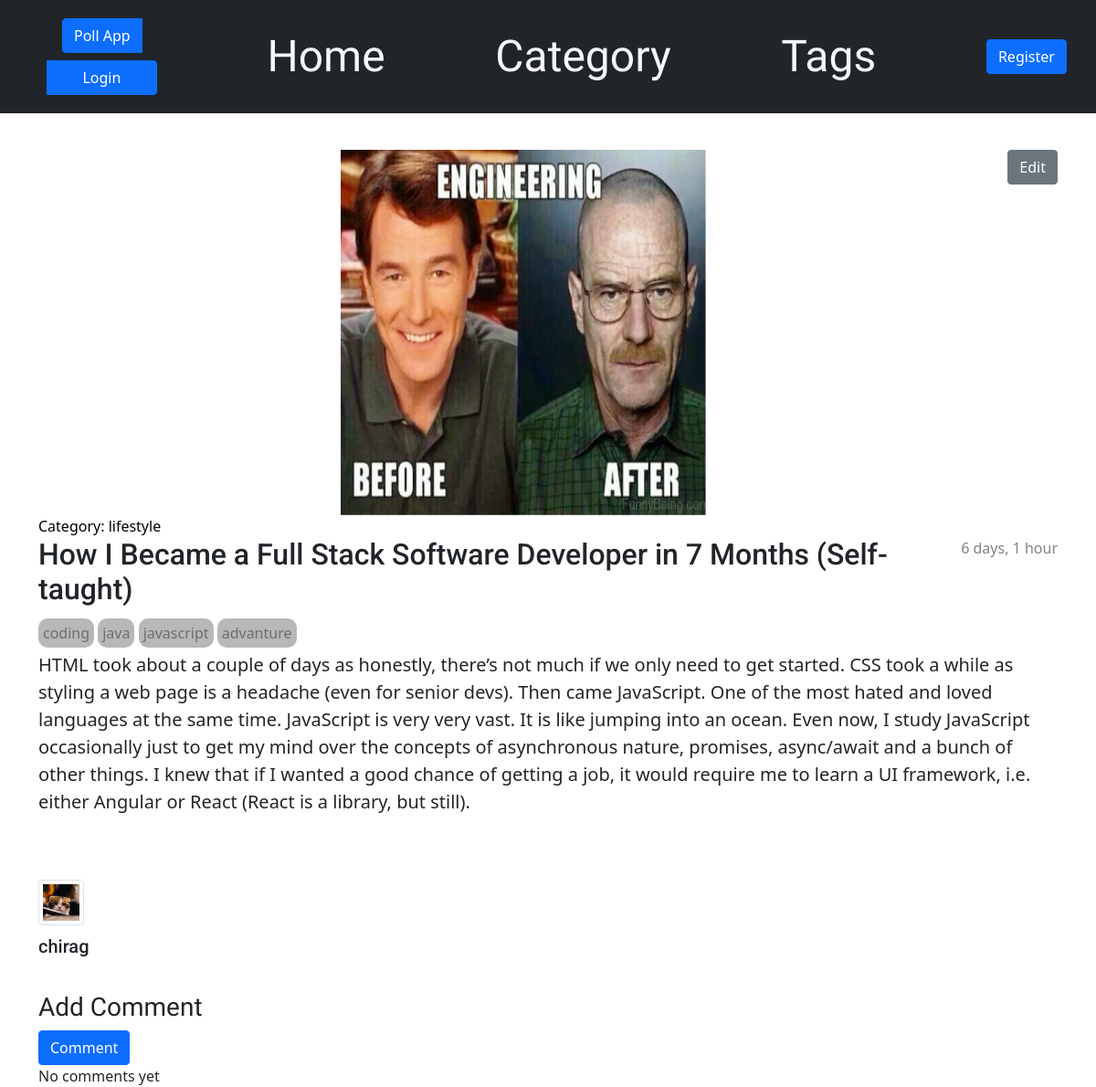
The page /post/how-i-became-a-full-stack-software-developer-in-7/ on the database its author committed.
### blog/models.py (models this page shows, shortened)
class Post(models.Model):
    author = models.ForeignKey(settings.AUTH_USER_MODEL, on_delete=models.CASCADE)
    post_cat = models.ForeignKey(Category,on_delete=models.CASCADE,null=True)
    tags = models.ManyToManyField(Tag)
    post_slug = AutoSlugField(populate_from='title', unique=True, null=True, default=None,always_update=True )
    title = models.CharField(max_length=200)
    text = models.TextField()
    created_date = models.DateTimeField(default=timezone.now, editable=False)
    published_date = models.DateTimeField(blank=True, null=True)
    image = models.ImageField(null=True,blank=True)
    feature_img = models.ImageField(null=True,blank=True)

class Category(models.Model):
    title = models.CharField(max_length=60)
    description = models.TextField(max_length=120,default="Hii this is the discription")

class Tag(models.Model):
    name = models.CharField(max_length=50, unique=True,null=True)
    description = models.TextField(max_length=120,default="Hii this is the discription")

class CustomUser(AbstractUser):
    gender = models.CharField(max_length=60,choices=GENDER_CHOICES,blank=True)
    city = models.CharField(max_length=80,blank=True)
    state = models.CharField(max_length=90,blank=True)
    country = models.CharField(max_length=50,blank=True,default='IN',choices=COUNTRY_CHOICES)
    designation = models.CharField(max_length=50,null=True,blank=True)
    img = models.ImageField(blank=True,null=True,upload_to='profile_images/',default='default_img.jpg')
    phone = models.PositiveBigIntegerField(blank=True,default=0000000)
    pincode = models.PositiveIntegerField(blank=True,null=True)
    address = models.TextField(max_length=50,blank=True,null=True)
    dob = models.DateField(blank=True,null=True)

### blog/views.py (the view)
# urls.py: path('post/<post_slug>/', views.post_detail, name='post_detail'),
def post_detail(request, post_slug):
    post = get_object_or_404(Post, post_slug=post_slug)
    comments = post.comments.filter(active=True)
    new_comment = None
    if request.method == 'POST':
        comment_form = CommentForm(data=request.POST)
        if comment_form.is_valid():
            new_comment = comment_form.save(commit=False)
            new_comment.post = post
            new_comment.save()
            return  redirect('blog:post_detail', post_slug=post_slug)
    else:
        comment_form = CommentForm()
    return render(request, 'blog/post_detail.html',{'post':post,'comments': comments,'comment_form':comment_form})

### blog/templates/blog/post_detail.html (shortened to what this page needs)
{% extends 'blog/base.html' %}
{% load static %}
{% block content %}
<link rel="stylesheet" href="https://cdn.jsdelivr.net/npm/bootstrap@5.1.3/dist/css/bootstrap.min.css"
>
<article class="post w-100">
    <aside class="actions">
        <a class="btn btn-secondary" href="{% url 'blog:post_edit' post_slug=post.post_slug %}">
            Edit
        </a>
    </aside>
    <div style="display: flex; justify-content: center; margin-right: 15px;">
        <img src="{{post.feature_img.url}}" alt="" srcset="" style="width: 400px; aspect-ratio: 1;">
    </div>
    <a class="text-decoration-none text-black" href="{% url 'blog:Cat_post' category_slug=post.post_cat.title %}">
        <p class="card-text text-decoration-none">Category: {{ post.post_cat.title }}</p>
    </a>
    {% if post.published_date %}
    <time class="date">
        {{ post.published_date|timesince }}
    </time>
    {% endif %}
    <h2 class="card-title mb-3 custom-font text-decoration-none">{{ post.title }}</h2>
    <div class="tags mb-2 mt-2">
        {% for tag in post.tags.all %}
        <a href="{% url 'blog:Tag_post' tag_slug=tag.name %}" class=" tag">{{ tag.name }}</a>
        {% endfor %}
    </div>
    <p class="w-100 text lh-3 fs-5" style="word-wrap: break-word;">{{ post.text }}</p>
</article>
{% if post.author.img %}
<img src="{{ post.author.img.url }}" class="img-thumbnail me-3" width="50px" height="50px"
    alt="{{ post.author.username }}'s Image">
{% endif %}
<h2 class="card-title " style="margin-bottom: 35px;">
    <small style="font-size: 20px;" class="custom-font mb-3 ">{{ post.author.username }}</small>
</h2>
<h3>Add Comment</h3>
<form method="post" action="">
    <button type="submit" class="btn btn-primary" onclick="showCommentBox()">Comment</button>
</form>
{% if not post.comments.all %}
No comments yet
{% else %}
{% for comment in post.get_comments %}
{% include 'blog/comment.html' with comment=comment %}
{% endfor %}
{% endif %}
{% endblock %}

### blog/static/css/blog.css (style rules this page uses)
h1, h2, h3, h4 { font-family: 'Lobster', cursive; }
.date { color: #828282; }
.post { margin-bottom: 70px; }
.post > .date, .post > .actions { float: right; }
.btn-secondary, .btn-secondary:visited { color: #C25100; background: none; border-color: #C25100; }
.custom-font { font-family: 'Roboto', sans-serif; text-decoration: none; }
.tag { color: rgb(110, 110, 110); padding: 5px; text-decoration: none; border-radius: 10px; background-color: rgb(184, 184, 184); }

### rows shown on the page
Post: feature_img (picture), post_cat "lifestyle", published_date "6 days, 1 hour", title "How I Became a Full Stack Software Developer in 7 Months (Self-taught)", text "HTML took about a couple of days as honestly, there’s not much if we only need to get started. CSS took a while as styling a web page is a headache (even for senior devs). Then came JavaScript. One of the most hated and loved languages at the same time. JavaScript is very very vast. It is like jumping into an ocean. Even now, I study JavaScript occasionally just to get my mind over the concepts of asynchronous nature, promises, async/await and a bunch of other things. I knew that if I wanted a good chance of getting a job, it would require me to learn a UI framework, i.e. either Angular or React (React is a library, but still).", author.img (picture), author.username "chirag"
Tag: name "coding"
Tag: name "java"
Tag: name "javascript"
Tag: name "advanture"
